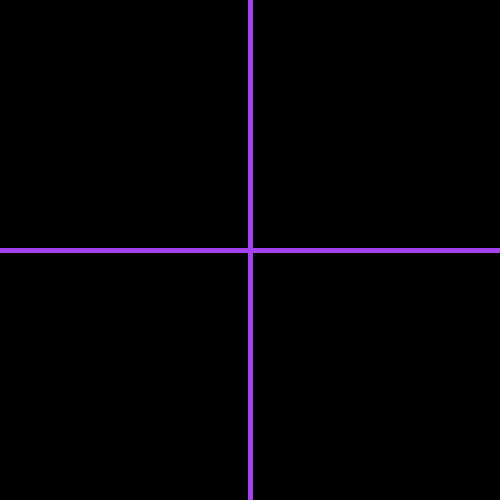
Frame 1 (no input)
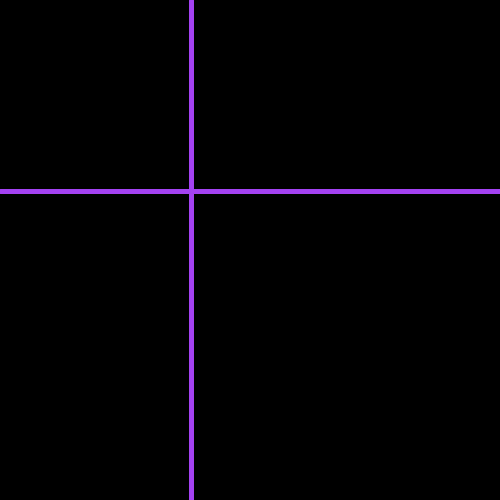
Frame 60 (the mouse pressed at the canvas centre just before this capture)
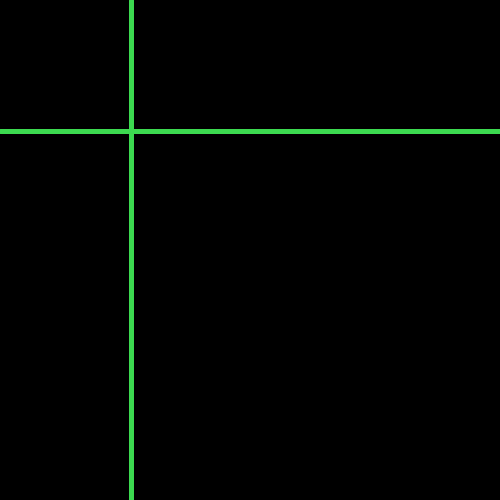
Frame 120 (the mouse held since frame 60 and released just before this capture)

The Processing sketch that drew these frames (run headless with seeded random() and noise(); from frame 60 on, the mouse is pressed at the canvas centre):

// Processing sketch: processing_105282
// ── processing_105282.pde



float y;
float x;
 

void setup() {
  size(500, 500);  
  strokeWeight(5);
  stroke(random(0,255),random(0,255),random(0,255));     
  //noLoop();
  
  y = height * 0.5;
  x = width * 0.5;
}


void draw() { 
  background(0);   
  line(0, y, width, y);  
  line(x, 0, x, height);

  x = x - 1;
  if (x < 0) {
    x = width;
  }
  y = y - 1; 
  if (y < 0) { 
    y = height; 
  }
 

} 

void mousePressed() {
  //loop();
  stroke(random(0,255),random(0,255),random(0,255));     
}
